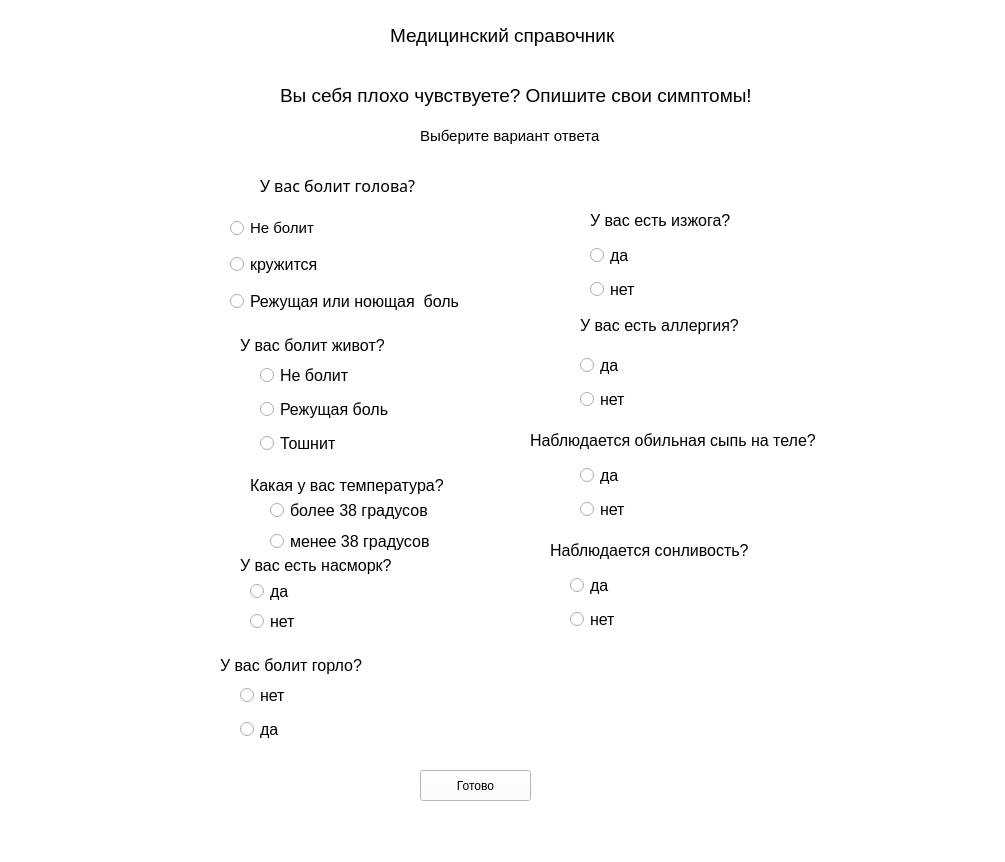
<?xml version="1.0" encoding="UTF-8"?>
<ui version="4.0">
 <class>MainWindow</class>
 <widget class="QMainWindow" name="MainWindow">
  <property name="geometry">
   <rect>
    <x>0</x>
    <y>0</y>
    <width>1005</width>
    <height>862</height>
   </rect>
  </property>
  <property name="palette">
   <palette>
    <active>
     <colorrole role="Button">
      <brush brushstyle="SolidPattern">
       <color alpha="255">
        <red>255</red>
        <green>255</green>
        <blue>255</blue>
       </color>
      </brush>
     </colorrole>
     <colorrole role="Text">
      <brush brushstyle="SolidPattern">
       <color alpha="255">
        <red>0</red>
        <green>0</green>
        <blue>0</blue>
       </color>
      </brush>
     </colorrole>
     <colorrole role="ButtonText">
      <brush brushstyle="SolidPattern">
       <color alpha="255">
        <red>0</red>
        <green>0</green>
        <blue>0</blue>
       </color>
      </brush>
     </colorrole>
     <colorrole role="Base">
      <brush brushstyle="SolidPattern">
       <color alpha="255">
        <red>255</red>
        <green>255</green>
        <blue>255</blue>
       </color>
      </brush>
     </colorrole>
     <colorrole role="Window">
      <brush brushstyle="SolidPattern">
       <color alpha="255">
        <red>255</red>
        <green>255</green>
        <blue>255</blue>
       </color>
      </brush>
     </colorrole>
     <colorrole role="PlaceholderText">
      <brush brushstyle="NoBrush">
       <color alpha="128">
        <red>0</red>
        <green>0</green>
        <blue>0</blue>
       </color>
      </brush>
     </colorrole>
    </active>
    <inactive>
     <colorrole role="Button">
      <brush brushstyle="SolidPattern">
       <color alpha="255">
        <red>255</red>
        <green>255</green>
        <blue>255</blue>
       </color>
      </brush>
     </colorrole>
     <colorrole role="Text">
      <brush brushstyle="SolidPattern">
       <color alpha="255">
        <red>0</red>
        <green>0</green>
        <blue>0</blue>
       </color>
      </brush>
     </colorrole>
     <colorrole role="ButtonText">
      <brush brushstyle="SolidPattern">
       <color alpha="255">
        <red>0</red>
        <green>0</green>
        <blue>0</blue>
       </color>
      </brush>
     </colorrole>
     <colorrole role="Base">
      <brush brushstyle="SolidPattern">
       <color alpha="255">
        <red>255</red>
        <green>255</green>
        <blue>255</blue>
       </color>
      </brush>
     </colorrole>
     <colorrole role="Window">
      <brush brushstyle="SolidPattern">
       <color alpha="255">
        <red>255</red>
        <green>255</green>
        <blue>255</blue>
       </color>
      </brush>
     </colorrole>
     <colorrole role="PlaceholderText">
      <brush brushstyle="NoBrush">
       <color alpha="128">
        <red>0</red>
        <green>0</green>
        <blue>0</blue>
       </color>
      </brush>
     </colorrole>
    </inactive>
    <disabled>
     <colorrole role="Button">
      <brush brushstyle="SolidPattern">
       <color alpha="255">
        <red>255</red>
        <green>255</green>
        <blue>255</blue>
       </color>
      </brush>
     </colorrole>
     <colorrole role="Text">
      <brush brushstyle="SolidPattern">
       <color alpha="255">
        <red>120</red>
        <green>120</green>
        <blue>120</blue>
       </color>
      </brush>
     </colorrole>
     <colorrole role="ButtonText">
      <brush brushstyle="SolidPattern">
       <color alpha="255">
        <red>120</red>
        <green>120</green>
        <blue>120</blue>
       </color>
      </brush>
     </colorrole>
     <colorrole role="Base">
      <brush brushstyle="SolidPattern">
       <color alpha="255">
        <red>255</red>
        <green>255</green>
        <blue>255</blue>
       </color>
      </brush>
     </colorrole>
     <colorrole role="Window">
      <brush brushstyle="SolidPattern">
       <color alpha="255">
        <red>255</red>
        <green>255</green>
        <blue>255</blue>
       </color>
      </brush>
     </colorrole>
     <colorrole role="PlaceholderText">
      <brush brushstyle="NoBrush">
       <color alpha="128">
        <red>0</red>
        <green>0</green>
        <blue>0</blue>
       </color>
      </brush>
     </colorrole>
    </disabled>
   </palette>
  </property>
  <property name="font">
   <font>
    <pointsize>8</pointsize>
   </font>
  </property>
  <property name="windowTitle">
   <string>MainWindow</string>
  </property>
  <property name="styleSheet">
   <string notr="true">background-color: rgb(255, 255, 255);</string>
  </property>
  <widget class="QWidget" name="centralwidget">
   <widget class="QLabel" name="label">
    <property name="geometry">
     <rect>
      <x>390</x>
      <y>0</y>
      <width>271</width>
      <height>71</height>
     </rect>
    </property>
    <property name="font">
     <font>
      <pointsize>14</pointsize>
     </font>
    </property>
    <property name="mouseTracking">
     <bool>false</bool>
    </property>
    <property name="text">
     <string>Медицинский справочник</string>
    </property>
    <property name="margin">
     <number>18</number>
    </property>
    <property name="indent">
     <number>-1</number>
    </property>
    <property name="buddy">
     <cstring></cstring>
    </property>
   </widget>
   <widget class="QLabel" name="label_2">
    <property name="geometry">
     <rect>
      <x>280</x>
      <y>70</y>
      <width>601</width>
      <height>51</height>
     </rect>
    </property>
    <property name="font">
     <font>
      <family>MS Shell Dlg 2</family>
      <pointsize>14</pointsize>
     </font>
    </property>
    <property name="text">
     <string>Вы себя плохо чувствуете? Опишите свои симптомы!</string>
    </property>
    <property name="margin">
     <number>12</number>
    </property>
   </widget>
   <widget class="QLabel" name="label_3">
    <property name="geometry">
     <rect>
      <x>420</x>
      <y>120</y>
      <width>241</width>
      <height>31</height>
     </rect>
    </property>
    <property name="font">
     <font>
      <pointsize>11</pointsize>
     </font>
    </property>
    <property name="text">
     <string>Выберите вариант ответа</string>
    </property>
    <property name="margin">
     <number>3</number>
    </property>
   </widget>
   <widget class="QLabel" name="label_4">
    <property name="geometry">
     <rect>
      <x>260</x>
      <y>170</y>
      <width>231</width>
      <height>31</height>
     </rect>
    </property>
    <property name="font">
     <font>
      <family>MS Reference Sans Serif</family>
      <pointsize>12</pointsize>
     </font>
    </property>
    <property name="text">
     <string>У вас болит голова?</string>
    </property>
    <property name="margin">
     <number>3</number>
    </property>
   </widget>
   <widget class="QWidget" name="verticalLayoutWidget">
    <property name="geometry">
     <rect>
      <x>230</x>
      <y>210</y>
      <width>289</width>
      <height>111</height>
     </rect>
    </property>
    <layout class="QVBoxLayout" name="verticalLayout">
     <item>
      <widget class="QRadioButton" name="No_mental_pain">
       <property name="font">
        <font>
         <pointsize>11</pointsize>
        </font>
       </property>
       <property name="text">
        <string>Не болит</string>
       </property>
      </widget>
     </item>
     <item>
      <widget class="QRadioButton" name="krugit">
       <property name="font">
        <font>
         <pointsize>12</pointsize>
        </font>
       </property>
       <property name="text">
        <string>кружится</string>
       </property>
      </widget>
     </item>
     <item>
      <widget class="QRadioButton" name="mental_pain">
       <property name="font">
        <font>
         <pointsize>12</pointsize>
        </font>
       </property>
       <property name="text">
        <string>Режущая или ноющая  боль</string>
       </property>
      </widget>
     </item>
    </layout>
   </widget>
   <widget class="QLabel" name="label_5">
    <property name="geometry">
     <rect>
      <x>240</x>
      <y>330</y>
      <width>211</width>
      <height>31</height>
     </rect>
    </property>
    <property name="font">
     <font>
      <pointsize>12</pointsize>
     </font>
    </property>
    <property name="text">
     <string>У вас болит живот?</string>
    </property>
    <property name="margin">
     <number>3</number>
    </property>
   </widget>
   <widget class="QWidget" name="verticalLayoutWidget_2">
    <property name="geometry">
     <rect>
      <x>260</x>
      <y>360</y>
      <width>163</width>
      <height>101</height>
     </rect>
    </property>
    <layout class="QVBoxLayout" name="verticalLayout_2">
     <item>
      <widget class="QRadioButton" name="No_phusikal_pain">
       <property name="font">
        <font>
         <pointsize>12</pointsize>
        </font>
       </property>
       <property name="text">
        <string>Не болит</string>
       </property>
      </widget>
     </item>
     <item>
      <widget class="QRadioButton" name="phusikal_pain">
       <property name="font">
        <font>
         <pointsize>12</pointsize>
        </font>
       </property>
       <property name="text">
        <string>Режущая боль</string>
       </property>
      </widget>
     </item>
     <item>
      <widget class="QRadioButton" name="toshnit">
       <property name="font">
        <font>
         <pointsize>12</pointsize>
        </font>
       </property>
       <property name="text">
        <string>Тошнит</string>
       </property>
      </widget>
     </item>
    </layout>
   </widget>
   <widget class="QLabel" name="label_6">
    <property name="geometry">
     <rect>
      <x>250</x>
      <y>470</y>
      <width>261</width>
      <height>31</height>
     </rect>
    </property>
    <property name="font">
     <font>
      <pointsize>12</pointsize>
     </font>
    </property>
    <property name="text">
     <string>Какая у вас температура?</string>
    </property>
    <property name="margin">
     <number>3</number>
    </property>
   </widget>
   <widget class="QLabel" name="label_7">
    <property name="geometry">
     <rect>
      <x>240</x>
      <y>550</y>
      <width>201</width>
      <height>31</height>
     </rect>
    </property>
    <property name="font">
     <font>
      <pointsize>12</pointsize>
     </font>
    </property>
    <property name="text">
     <string>У вас есть насморк? </string>
    </property>
    <property name="margin">
     <number>3</number>
    </property>
   </widget>
   <widget class="QLabel" name="label_8">
    <property name="geometry">
     <rect>
      <x>220</x>
      <y>650</y>
      <width>201</width>
      <height>31</height>
     </rect>
    </property>
    <property name="font">
     <font>
      <pointsize>12</pointsize>
     </font>
    </property>
    <property name="text">
     <string>У вас болит горло?</string>
    </property>
    <property name="margin">
     <number>3</number>
    </property>
   </widget>
   <widget class="QWidget" name="verticalLayoutWidget_5">
    <property name="geometry">
     <rect>
      <x>240</x>
      <y>680</y>
      <width>151</width>
      <height>65</height>
     </rect>
    </property>
    <layout class="QVBoxLayout" name="verticalLayout_5">
     <item>
      <widget class="QRadioButton" name="ne_bolit">
       <property name="font">
        <font>
         <pointsize>12</pointsize>
        </font>
       </property>
       <property name="text">
        <string>нет</string>
       </property>
      </widget>
     </item>
     <item>
      <widget class="QRadioButton" name="kashel">
       <property name="font">
        <font>
         <pointsize>12</pointsize>
        </font>
       </property>
       <property name="text">
        <string>да</string>
       </property>
      </widget>
     </item>
    </layout>
   </widget>
   <widget class="QLabel" name="label_9">
    <property name="geometry">
     <rect>
      <x>580</x>
      <y>310</y>
      <width>251</width>
      <height>31</height>
     </rect>
    </property>
    <property name="font">
     <font>
      <pointsize>12</pointsize>
     </font>
    </property>
    <property name="text">
     <string>У вас есть аллергия?</string>
    </property>
    <property name="margin">
     <number>3</number>
    </property>
   </widget>
   <widget class="QRadioButton" name="upper">
    <property name="geometry">
     <rect>
      <x>270</x>
      <y>500</y>
      <width>211</width>
      <height>21</height>
     </rect>
    </property>
    <property name="font">
     <font>
      <pointsize>12</pointsize>
     </font>
    </property>
    <property name="text">
     <string>более 38 градусов</string>
    </property>
   </widget>
   <widget class="QRadioButton" name="downer">
    <property name="geometry">
     <rect>
      <x>270</x>
      <y>530</y>
      <width>211</width>
      <height>23</height>
     </rect>
    </property>
    <property name="font">
     <font>
      <pointsize>12</pointsize>
     </font>
    </property>
    <property name="text">
     <string>менее 38 градусов</string>
    </property>
   </widget>
   <widget class="QRadioButton" name="no2">
    <property name="geometry">
     <rect>
      <x>250</x>
      <y>610</y>
      <width>69</width>
      <height>23</height>
     </rect>
    </property>
    <property name="font">
     <font>
      <pointsize>12</pointsize>
     </font>
    </property>
    <property name="text">
     <string>нет</string>
    </property>
   </widget>
   <widget class="QRadioButton" name="yes_nasmork">
    <property name="geometry">
     <rect>
      <x>250</x>
      <y>580</y>
      <width>69</width>
      <height>23</height>
     </rect>
    </property>
    <property name="font">
     <font>
      <pointsize>12</pointsize>
     </font>
    </property>
    <property name="text">
     <string>да</string>
    </property>
   </widget>
   <widget class="QLabel" name="label_10">
    <property name="geometry">
     <rect>
      <x>590</x>
      <y>210</y>
      <width>201</width>
      <height>21</height>
     </rect>
    </property>
    <property name="font">
     <font>
      <pointsize>12</pointsize>
     </font>
    </property>
    <property name="text">
     <string>У вас есть изжога?</string>
    </property>
   </widget>
   <widget class="QWidget" name="verticalLayoutWidget_3">
    <property name="geometry">
     <rect>
      <x>590</x>
      <y>240</y>
      <width>131</width>
      <height>65</height>
     </rect>
    </property>
    <layout class="QVBoxLayout" name="verticalLayout_3">
     <item>
      <widget class="QRadioButton" name="Heartburn">
       <property name="font">
        <font>
         <pointsize>12</pointsize>
        </font>
       </property>
       <property name="text">
        <string>да</string>
       </property>
      </widget>
     </item>
     <item>
      <widget class="QRadioButton" name="radioButton_2">
       <property name="font">
        <font>
         <pointsize>12</pointsize>
        </font>
       </property>
       <property name="text">
        <string>нет</string>
       </property>
      </widget>
     </item>
    </layout>
   </widget>
   <widget class="QPushButton" name="btn">
    <property name="geometry">
     <rect>
      <x>420</x>
      <y>770</y>
      <width>111</width>
      <height>31</height>
     </rect>
    </property>
    <property name="styleSheet">
     <string notr="true">background-color: rgb(255, 255, 255);
color: rgb(0, 0, 0);</string>
    </property>
    <property name="text">
     <string>Готово</string>
    </property>
   </widget>
   <widget class="QLabel" name="label_11">
    <property name="geometry">
     <rect>
      <x>530</x>
      <y>430</y>
      <width>391</width>
      <height>21</height>
     </rect>
    </property>
    <property name="font">
     <font>
      <pointsize>12</pointsize>
     </font>
    </property>
    <property name="text">
     <string>Наблюдается обильная сыпь на теле?</string>
    </property>
   </widget>
   <widget class="QWidget" name="verticalLayoutWidget_4">
    <property name="geometry">
     <rect>
      <x>580</x>
      <y>460</y>
      <width>141</width>
      <height>65</height>
     </rect>
    </property>
    <layout class="QVBoxLayout" name="verticalLayout_4">
     <item>
      <widget class="QRadioButton" name="rash">
       <property name="font">
        <font>
         <pointsize>12</pointsize>
        </font>
       </property>
       <property name="text">
        <string>да</string>
       </property>
      </widget>
     </item>
     <item>
      <widget class="QRadioButton" name="no_rash">
       <property name="font">
        <font>
         <pointsize>12</pointsize>
        </font>
       </property>
       <property name="text">
        <string>нет</string>
       </property>
      </widget>
     </item>
    </layout>
   </widget>
   <widget class="QLabel" name="label_12">
    <property name="geometry">
     <rect>
      <x>550</x>
      <y>540</y>
      <width>281</width>
      <height>21</height>
     </rect>
    </property>
    <property name="font">
     <font>
      <pointsize>12</pointsize>
     </font>
    </property>
    <property name="text">
     <string>Наблюдается сонливость?</string>
    </property>
   </widget>
   <widget class="QWidget" name="verticalLayoutWidget_6">
    <property name="geometry">
     <rect>
      <x>570</x>
      <y>570</y>
      <width>161</width>
      <height>65</height>
     </rect>
    </property>
    <layout class="QVBoxLayout" name="verticalLayout_6">
     <item>
      <widget class="QRadioButton" name="sleep">
       <property name="font">
        <font>
         <pointsize>12</pointsize>
        </font>
       </property>
       <property name="text">
        <string>да</string>
       </property>
      </widget>
     </item>
     <item>
      <widget class="QRadioButton" name="no_sleep">
       <property name="font">
        <font>
         <pointsize>12</pointsize>
        </font>
       </property>
       <property name="text">
        <string>нет</string>
       </property>
      </widget>
     </item>
    </layout>
   </widget>
   <widget class="QWidget" name="verticalLayoutWidget_7">
    <property name="geometry">
     <rect>
      <x>580</x>
      <y>350</y>
      <width>160</width>
      <height>65</height>
     </rect>
    </property>
    <layout class="QVBoxLayout" name="verticalLayout_7">
     <item>
      <widget class="QRadioButton" name="yes">
       <property name="font">
        <font>
         <pointsize>12</pointsize>
        </font>
       </property>
       <property name="text">
        <string>да</string>
       </property>
      </widget>
     </item>
     <item>
      <widget class="QRadioButton" name="no">
       <property name="font">
        <font>
         <pointsize>12</pointsize>
        </font>
       </property>
       <property name="text">
        <string>нет</string>
       </property>
      </widget>
     </item>
    </layout>
   </widget>
  </widget>
  <widget class="QMenuBar" name="menubar">
   <property name="geometry">
    <rect>
     <x>0</x>
     <y>0</y>
     <width>1005</width>
     <height>26</height>
    </rect>
   </property>
  </widget>
  <widget class="QStatusBar" name="statusbar"/>
 </widget>
 <resources/>
 <connections/>
</ui>
